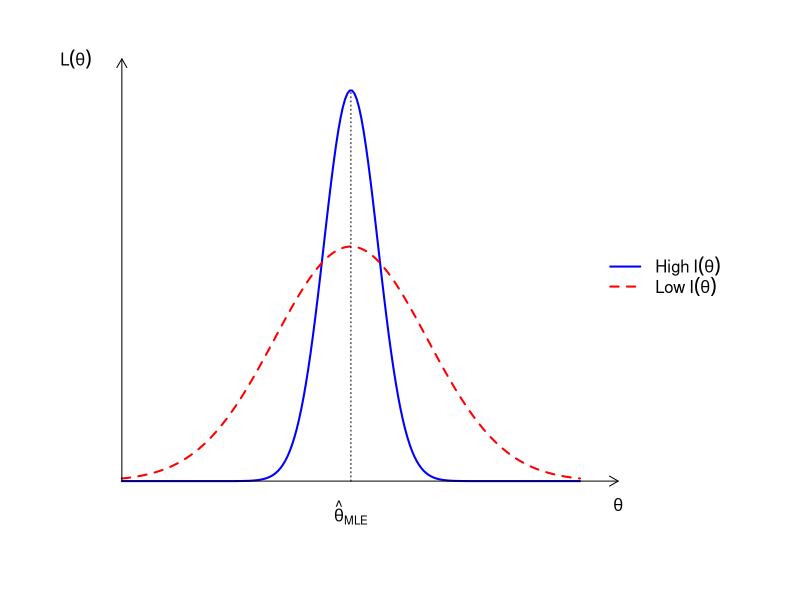

This figure's R source:
## ---- chunk 1
#| label: fig-fisher-info
#| fig-cap: "Fisher Information: Curvature vs. Variance"
#| echo: false
#| fig-align: center
#| fig-width: 7
#| fig-height: 5
#| dpi: 300

# Increase right margin for the legend
par(mar = c(5, 5, 2, 8) + 0.1, xpd = TRUE)

# 1. Data
x <- seq(-3, 3, length.out = 200)
high_y <- 2.5 * exp(-4 * x^2)
low_y  <- 1.5 * exp(-0.5 * x^2)

# 2. Base Plot (No axes, no box)
plot(x, high_y, type = "l", col = "blue", lwd = 2,
     xlab = "", ylab = "", # We will place labels manually for better control
     axes = FALSE, ylim = c(0, 2.7), xlim = c(-3, 3.5))

lines(x, low_y, col = "red", lwd = 2, lty = 2)

# 3. Draw Axis Lines with Arrows
# x-axis
arrows(x0 = -3, y0 = 0, x1 = 3.5, y1 = 0, length = 0.1, lwd = 1)
# y-axis
arrows(x0 = -3, y0 = 0, x1 = -3, y1 = 2.7, length = 0.1, lwd = 1)

# 4. Vertical line for MLE
segments(0, 0, 0, 2.5, lty = 3)

# 5. Labels and Legend
text(3.5, -0.15, expression(theta))
text(-3.4, 2.7, expression(L(theta)), adj = 1)
text(0, -0.2, expression(hat(theta)[MLE]))

legend(x = 3.2, y = 1.5,
       legend = c(expression(High ~ I(theta)), 
                 expression(Low ~ I(theta))),
       col = c("blue", "red"),
       lty = c(1, 2),
       lwd = 2,
       bty = "n")
